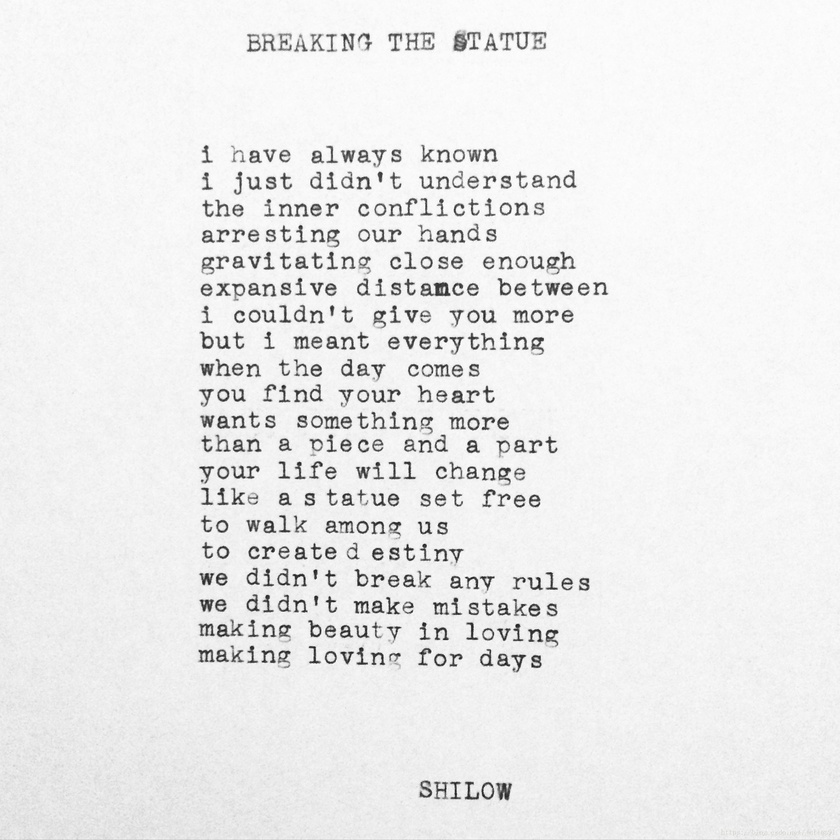
#> input picture test/1.jpg, 840 x 840 px, shrunk from 2197 x 2197 before the run
$ python -i tools.py   (imports and definitions only)
#> lines starting #> are read from the running program, lines starting #| are printed output that depends on the picture
# -*- coding:utf-8 -*-

import cv2
import hashlib
import numpy as np
import pytesseract
import string


def get_alphabet_string(file_path):
    """
    get alphabet string
    """
#> called with file_path = '../test/1.jpg'
    img = cv2.imread(file_path)
#> img is the input picture: shape (840, 840, 3); mean B, G, R 235.9, 235.9, 235.9
    gray_img = get_grayscale(img)
    morphology_img = opening(gray_img)
    raw_string_result = pytesseract.image_to_string(morphology_img, lang='eng')
    string_result_list = [raw_char for raw_char in raw_string_result if raw_char in string.ascii_letters]
    string_result = ''.join(string_result_list)
    return string_result


def get_md5_hash(file_data):
    """
    get image md5 code
    """
    md5obj = hashlib.md5()
    md5obj.update(file_data)
    hash_code = md5obj.hexdigest()
    return hash_code


def get_grayscale(img):
    """
    get grayscale image
    """
    return cv2.cvtColor(img, cv2.COLOR_BGR2GRAY)


def opening(img):
    """
    opening - erosion followed by dilation
    """
    kernel = np.ones((5, 5), np.uint8)
    return cv2.morphologyEx(img, cv2.MORPH_OPEN, kernel)
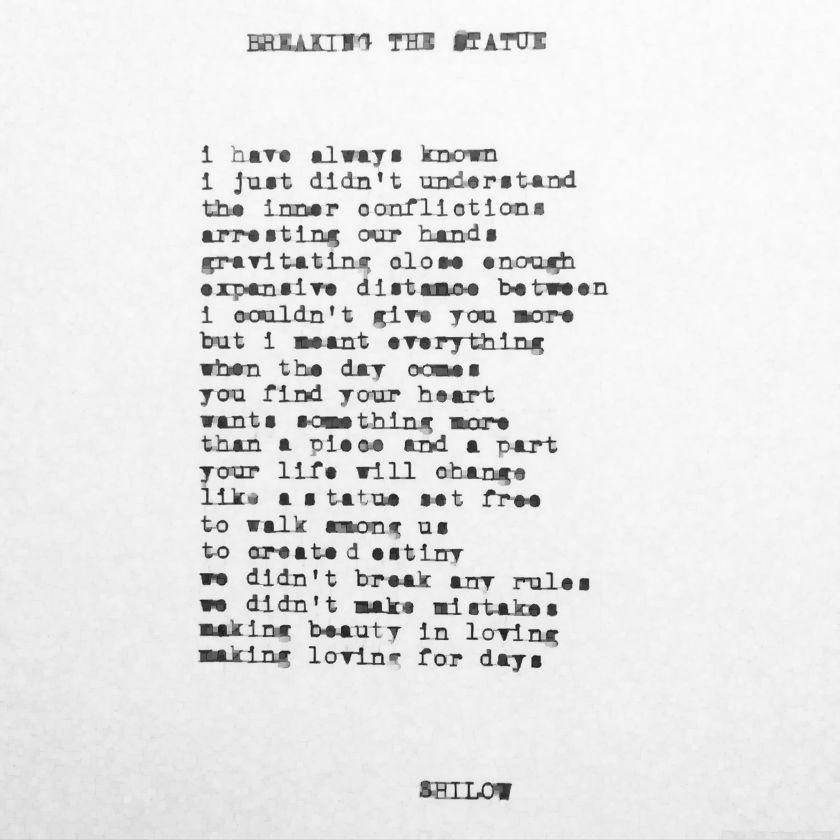
#> returned value: shape (840, 840); min 19, max 251, mean 231

#> (the run stopped early here; a loop or call above may not have finished)

$ run again, on test/3.jpg
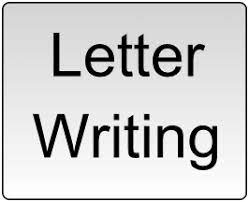
#> input picture test/3.jpg, 249 x 202 px
#> in get_alphabet_string, img is the input picture: shape (202, 249, 3); min 0, max 255, mean 206
#> in opening, `return cv2.morphologyEx(img, cv2.MORPH_OPEN, kernel)`:
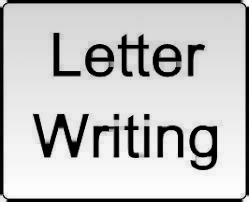
#> returned value: shape (202, 249); min 0, max 253, mean 195.1

$ run again, on test/6.jpg
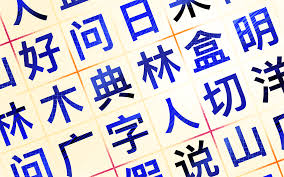
#> input picture test/6.jpg, 284 x 177 px
#> in get_alphabet_string, img is the input picture: shape (177, 284, 3); mean B, G, R 212.4, 196.5, 199.7
#> in get_grayscale, `return cv2.cvtColor(img, cv2.COLOR_BGR2GRAY)`:
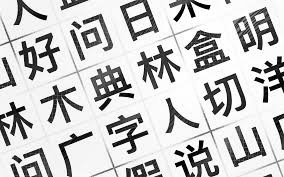
#> returned value: shape (177, 284); min 0, max 255, mean 199.3
#> in opening, `return cv2.morphologyEx(img, cv2.MORPH_OPEN, kernel)`:
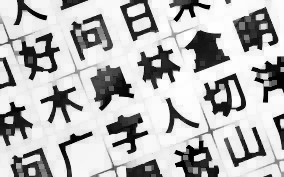
#> returned value: shape (177, 284); min 0, max 255, mean 182.5
